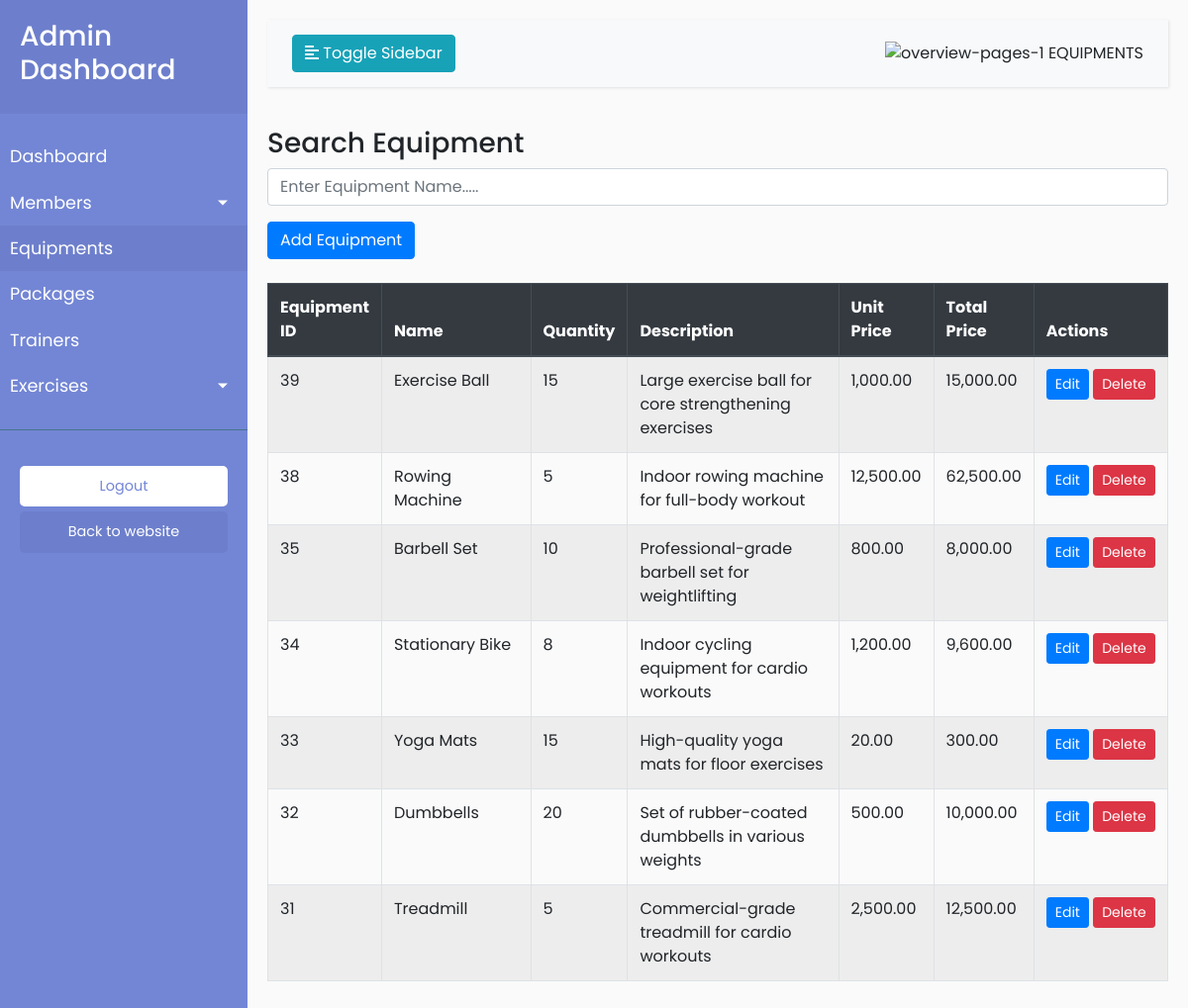
/src/admin/equipment.php, run on the app's committed database.
### tables this page shows
CREATE TABLE IF NOT EXISTS `equipment` (
  `equipment_id` int NOT NULL AUTO_INCREMENT,
  `name` varchar(100) DEFAULT NULL,
  `quantity` int DEFAULT NULL,
  `description` text,
  `unit_price` decimal(10,2) DEFAULT NULL,
  `photo` varchar(255) DEFAULT NULL,
  PRIMARY KEY (`equipment_id`)
);

### src/admin/equipment.php (the view, shortened to what this page needs)
<!DOCTYPE html>
<html lang="en">
<head>
    <link rel="stylesheet" href="https://stackpath.bootstrapcdn.com/bootstrap/4.5.2/css/bootstrap.min.css">
    <link rel="stylesheet" href="https://cdnjs.cloudflare.com/ajax/libs/font-awesome/5.15.3/css/all.min.css">
    <link rel="stylesheet" href="../../css/dashboard.css">
</head>
<body>
    <div class="wrapper">
        <nav id="sidebar">
            <div class="sidebar-header">
                <h3>Admin Dashboard</h3>
            </div>
            <ul class="list-unstyled components">
                <li>
                    <a href="../../dashboard.php">Dashboard</a>
                </li>
                <li>
                    <a href="#memberSubmenu" data-toggle="collapse" aria-expanded="false"
                        class="dropdown-toggle">Members</a>
                </li>
                <li class="active">
                    <a href="equipment.php">Equipments</a>
                </li>
                <li>
                    <a href="package.php">Packages</a>
                </li>
                <li>
                    <a href="trainer.php">Trainers</a>
                </li>
                <li>
                    <a href="#exerciseSubmenu" data-toggle="collapse" aria-expanded="false"
                        class="dropdown-toggle">Exercises</a>
                </li>
            </ul>
            <ul class="list-unstyled CTAs">
                <li>
                    <a href="#" class="download" onclick="logout()">Logout</a>
                </li>
                <li>
                    <a href="../../inde.php" class="article">Back to website</a>
                </li>
            </ul>
        </nav>
        <div id="content">
            <nav class="navbar navbar-expand-lg navbar-light bg-light">
                <div class="container-fluid">
                    <button type="button" id="sidebarCollapse" class="btn btn-info">
                        <i class="fas fa-align-left"></i>
                        <span>Toggle Sidebar</span>
                    </button>
                    <div class="heading">
                        <span><img width="40" height="40" src="https://img.icons8.com/color/48/overview-pages-1.png"
                                alt="overview-pages-1" /> EQUIPMENTS</span>
                    </div>
                </div>
            </nav>
            <div class="heading">
                        <h3>Search Equipment</h3>
                        <input type="text" id="equipmentSearch" class="form-control" placeholder="Enter Equipment Name....." onkeyup="filterEquipments()">
                    </div>
            <button type="button" class="btn btn-primary mt-3" data-toggle="modal" data-target="#addEquipmentModal">
                Add Equipment
            </button>
            <br><br>
            <div class="tbl">
                <?php include '../../connection.php';
                $selectQuery = "SELECT * FROM equipment ORDER BY equipment_id DESC";
                $result = mysqli_query($con, $selectQuery);
                if ($result && mysqli_num_rows($result) > 0) {
                    echo "<div class='table-responsive'>";
                    echo "<table class='table table-striped table-bordered' style='width: 100%;'>";
                    echo "<thead class='thead-dark'>";
                    echo "<tr>
                    <th style='width: 1%;'>Equipment ID</th>
                    <th style='width: 20%;'>Name</th>
                    <th style='width: 10%;'>Quantity</th>
                    <th style='width: 30%;'>Description</th>
                    <th style='width: 10%;'>Unit Price</th>
                    <th style='width: 10%;'>Total Price</th>
                    <th style='width: 19%;'>Actions</th>
                </tr>";
                    echo "</thead>";
                    echo "<tbody id='equipmentTableBody'>";
                    while ($record = mysqli_fetch_assoc($result)) {
                        echo "<tr>";
                        echo "<td>{$record['equipment_id']}</td>";
                        echo "<td>{$record['name']}</td>";
                        echo "<td>{$record['quantity']}</td>";
                        echo "<td>{$record['description']}</td>";
                        echo "<td>" . number_format($record['unit_price'], 2) . "</td>";
                        echo "<td>" . number_format($record['unit_price'] * $record['quantity'], 2) . "</td>";
                        echo "<td><a href='#' class='btn btn-primary btn-sm edit-btn' data-toggle='modal' data-target='#editEquipmentModal' data-equipmentid='{$record['equipment_id']}'>Edit</a>  ";
                        echo "<a href='../crud/equipment_process.php?action=delete&ID={$record['equipment_id']}' class='btn btn-danger btn-sm' onclick='return confirm(\"Are you sure?\")'>Delete</a></td>";
                        echo "</tr>";
                    }
                    echo "</tbody>";
                    echo "</table>";
                    echo "</div>";
                } else {
                    echo "<p class='text-center'>No records found.</p>";
                }
                ?>
            </div>
        </div>
</body>
</html>

### css/dashboard.css (style rules this page uses)
body { font-family: 'Poppins', sans-serif; background: #fafafa; }
a, a:hover, a:focus { color: inherit; text-decoration: none; transition: all 0.3s; }
.navbar { padding: 15px 10px; background: #fff; border: none; border-radius: 0; margin-bottom: 40px; box-shadow: 1px 1px 3px rgba(0, 0, 0, 0.1); }
.wrapper { display: flex; width: 100%; align-items: stretch; }
#sidebar { min-width: 250px; max-width: 250px; background: #7386D5; color: #fff; transition: all 0.3s; }
#sidebar .sidebar-header { padding: 20px; background: #6d7fcc; }
#sidebar ul.components { padding: 20px 0; border-bottom: 1px solid #47748b; }
#sidebar ul li a { padding: 10px; font-size: 1.1em; display: block; }
#sidebar ul li.active>a, a[aria-expanded="true"] { color: #fff; background: #6d7fcc; }
a[data-toggle="collapse"] { position: relative; }
.dropdown-toggle::after { display: block; position: absolute; top: 50%; right: 20px; transform: translateY(-50%); }
ul.CTAs { padding: 20px; }
ul.CTAs a { text-align: center; font-size: 0.9em !important; display: block; border-radius: 5px; margin-bottom: 5px; }
a.download { background: #fff; color: #7386D5; }
a.article, a.article:hover { background: #6d7fcc !important; color: #fff !important; }
#content { width: 100%; padding: 20px; min-height: 100vh; transition: all 0.3s; }
.btn-primary { background-color: #007bff; border-color: #007bff; }

### data on the page
equipment: equipment_id "39", name "Exercise Ball", quantity "15", description "Large exercise ball for core strengthening exercises", unit_price "1,000.00", $record['unit_price'] * $record['quantity'] "15,000.00"
equipment: equipment_id "38", name "Rowing Machine", quantity "5", description "Indoor rowing machine for full-body workout", unit_price "12,500.00", $record['unit_price'] * $record['quantity'] "62,500.00"
equipment: equipment_id "35", name "Barbell Set", quantity "10", description "Professional-grade barbell set for weightlifting", unit_price "800.00", $record['unit_price'] * $record['quantity'] "8,000.00"
equipment: equipment_id "34", name "Stationary Bike", quantity "8", description "Indoor cycling equipment for cardio workouts", unit_price "1,200.00", $record['unit_price'] * $record['quantity'] "9,600.00"
equipment: equipment_id "33", name "Yoga Mats", quantity "15", description "High-quality yoga mats for floor exercises", unit_price "20.00", $record['unit_price'] * $record['quantity'] "300.00"
equipment: equipment_id "32", name "Dumbbells", quantity "20", description "Set of rubber-coated dumbbells in various weights", unit_price "500.00", $record['unit_price'] * $record['quantity'] "10,000.00"
equipment: equipment_id "31", name "Treadmill", quantity "5", description "Commercial-grade treadmill for cardio workouts", unit_price "2,500.00", $record['unit_price'] * $record['quantity'] "12,500.00"
